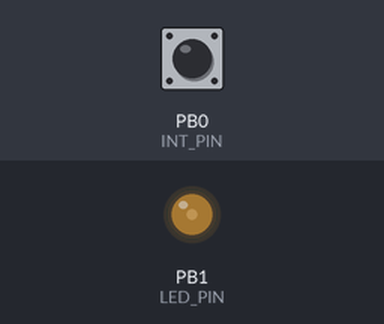
Simulated run of this sketch. Board: ATtiny85, built with avr-gcc and run on an emulated ATtiny85. Shown: output pins drawn as LEDs (lit = HIGH). The inputs (shaded band) are chosen by the test bench; at power-on: PB0 (INT_PIN) HIGH.

Above: at 1.2 s.
1.3 s: PB0 (INT_PIN) pulled LOW for 0.15 s
At 1.8 s:
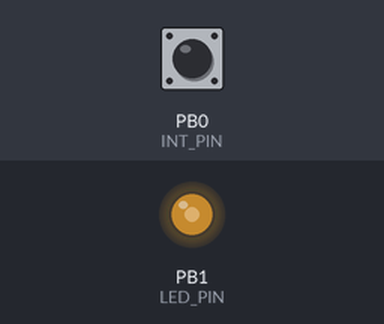
2.9 s: PB0 (INT_PIN) pulled LOW for 1 s
At 4.3 s:
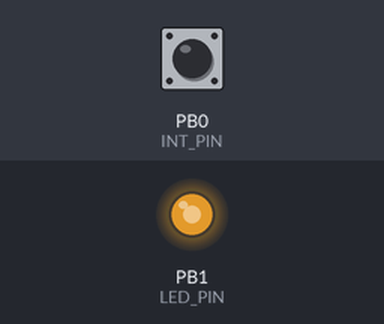
5.4 s: PB0 (INT_PIN) pulled LOW for 0.15 s
At 6.1 s:
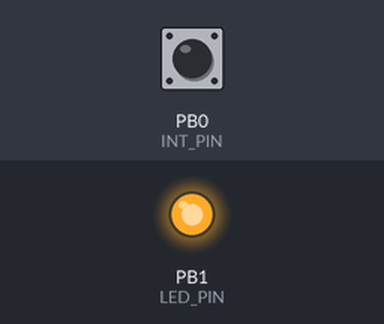
7.0 s: PB0 (INT_PIN) pulled LOW for 3.2 s
At 11.5 s:
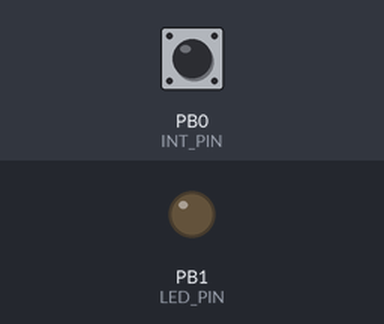
Timing chart, 0 to 12.7 s (numbered marks = the images above; inputs shaded):
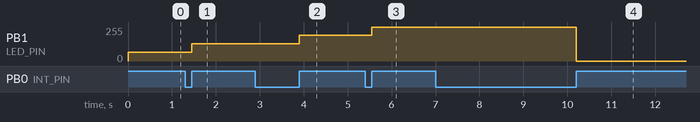

Measured:
- after the input at 1.3 s, PB1 (LED_PIN): 64/255 → 128/255 after 0.15 s
- after the input at 2.9 s, PB1 (LED_PIN): 128/255 → 192/255 after 1.0 s
- after the input at 5.4 s, PB1 (LED_PIN): 192/255 → 255/255 after 0.15 s
- after the input at 7.0 s, PB1 (LED_PIN): 255/255 → 0/255 after 3.2 s

The sketch:

TouchLamp.ino
```cpp
#include <avr/io.h>
#include <avr/interrupt.h>

//define attiny pins
#define LED_PIN PB1
#define INTERRUPT_PIN PCINT0      // This is PB0 per the schematic
#define INT_PIN PB0               // Interrupt pin PB0 (same as PCINT1) - Pin 5
#define PCINT_VECTOR PCINT0_vect  // Naming thing for clarit

//timing setup
const int delayTime = 1;
volatile uint8_t* Port[] = {&OCR0A, &OCR0B, &OCR1B};

//variables
int bright[] = {100, 75, 50, 25, 0}; //brightness in %
int level;

void setup()
{
  pinMode(LED_PIN, OUTPUT);

  cli();               // Disable interrupts during setup
  // Interrupts
  PCMSK |= (1 << INTERRUPT_PIN);    // Enable interrupt handler (ISR)
  GIMSK |= (1 << PCIE);             // Enable PCINT interrupt in the general interrupt mask
  pinMode(INT_PIN, INPUT_PULLUP);   // Set our interrupt pin as input with a pullup to keep it stable
  //Timing
  TCCR0A = 3<<COM0A0 | 3<<COM0B0 | 3<<WGM00; // Configure counter/timer0 for fast PWM on PB0 and PB1
  TCCR0B = 0<<WGM02 | 3<<CS00;    // Optional; already set

  level = 0;
  sei();              //enable interrupts after setup
}

void loop()
{
  *Port[LED_PIN] = map(bright[level],0,100,0,255);
}

ISR(PCINT_VECTOR)
{
  if( digitalRead(INT_PIN) == HIGH )
  {
    if(level < 4)
    {
      level +=1;
    }
    else
    {
      level = 0;
    }
  }
}
```
